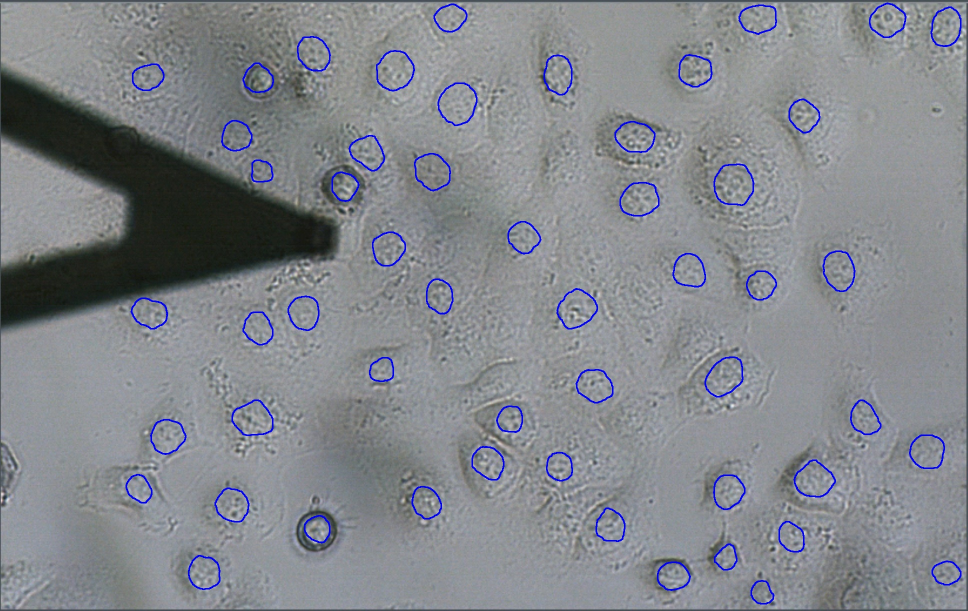
#> input picture Pyramid-Unet/result/nucleus_boundary/path_to_original_image.jpg, 1936 x 1222 px (shown at 1/2 size)
$ python template_matching.py
#> lines starting #> are read from the running program, lines starting #| are printed output that depends on the picture; after the words box and inside, x2 and y2 are one past the last pixel; in counts of white or black regions, pixels touching at a corner belong together
import csv
import os
import time

import pandas as pd
import cv2
import numpy as np
from PIL import Image, ImageDraw, ImageFont
import matplotlib.pyplot as plt
import random

#Probe Tip Match
input_image = cv2.imread('result/nucleus_boundary/path_to_original_image.jpg')
#> input_image is the input picture: shape (1222, 1936, 3); mean B, G, R 140.2, 134.1, 131.1
tempate_image = cv2.imread('Probe.tif')
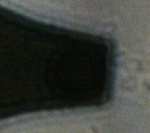
#> input picture Pyramid-Unet/Probe.tif, 150 x 133 px
#> tempate_image is the input picture: shape (133, 150, 3); mean B, G, R 58.5, 63.5, 60.1
coordinate_filex = "box_image/probe_coordinates.csv"
#Get template matching results
result = cv2.matchTemplate(input_image,tempate_image,5)
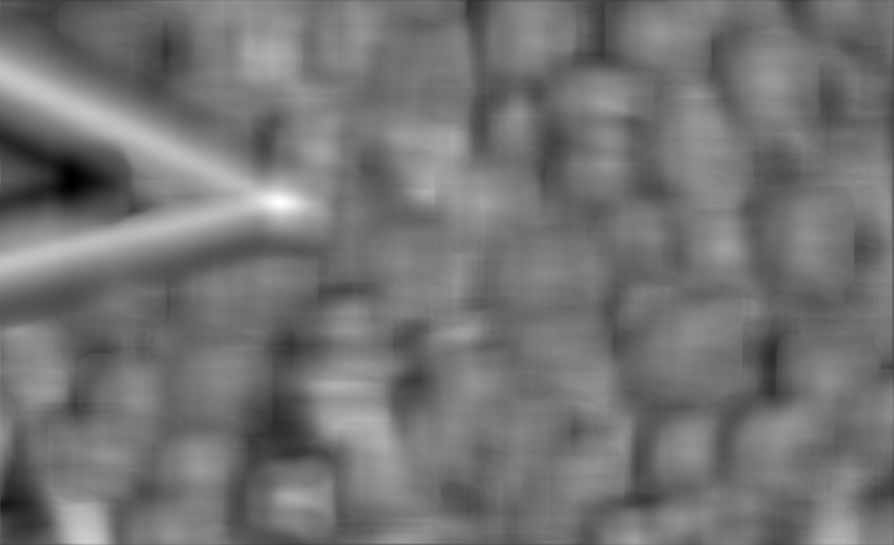
#> result: shape (1090, 1787) float32 (shown at 1/2 size); min -0.771, max 0.915, mean -0.00635; drawn with min black and max white

#Parse results

#Minimum, Maximum, Location of Minimum, Location of Maximum
minVal, maxVal, minLoc, maxLoc = cv2.minMaxLoc(result)
#> minVal = -0.771; maxVal = 0.915; minLoc = (141, 369); maxLoc = (560, 404)
#template height, width, channel
h,w ,channels = tempate_image.shape
#> h = 133; w = 150; channels = 3
#Get probe tip center coordinates
cv2.rectangle(input_image,maxLoc,(maxLoc[0]+w,maxLoc[1]+h),(255,0,0),5)
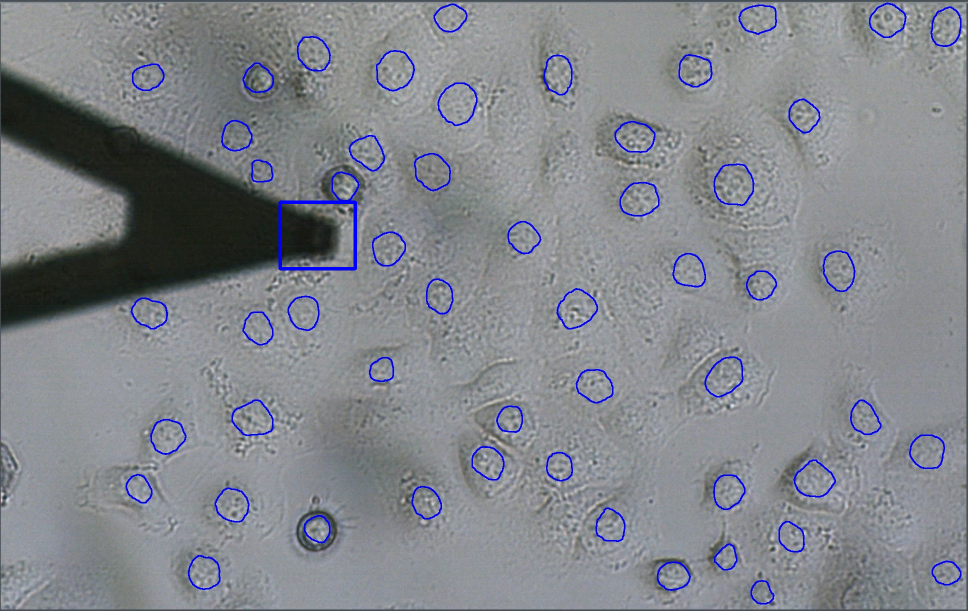
#> input_image: shape (1222, 1936, 3) (shown at 1/2 size); 0.17% of pixels changed, all inside (x1, y1, x2, y2) = (557, 401, 714, 541)
centroid_x = int(maxLoc[0]+(w / 2))
#> centroid_x = 635
centroid_y = int(maxLoc[1]+(h / 2))
#> centroid_y = 470
centroid = (int(centroid_x), int(centroid_y))
#> centroid = (635, 470)

coordinates = []

coordinates.append([0, centroid_x, centroid_y])
#Save coordinate information to CSV file
with open(coordinate_filex, 'w', newline='') as file:
    writer = csv.writer(file)
    writer.writerow(['Index', 'X', 'Y'])  # header
    writer.writerows(coordinates)
coordinates_file = "box_image/coordinates.csv"

#define function, add smallest rectangle box, determine nucleus centroid coordinates and save
def add_min_rect_with_centroid(binary_image_path,target_image_path):

#> called with binary_image_path = 'result/binary_image.jpg'
    binary_image = cv2.imread(binary_image_path, 0)
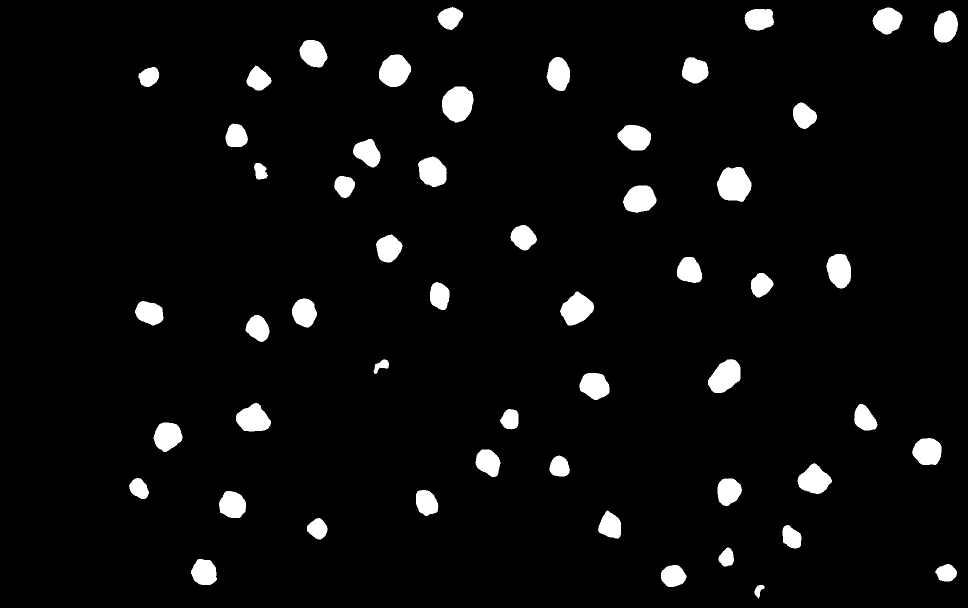
#> input picture Pyramid-Unet/result/binary_image.jpg, 1936 x 1216 px (shown at 1/2 size)
#> binary_image is the input picture: shape (1216, 1936); min 0, max 255, mean 11.4
    target_image=cv2.imread(target_image_path)

    contours, _ = cv2.findContours(binary_image, cv2.RETR_EXTERNAL, cv2.CHAIN_APPROX_SIMPLE)
#> contours = 1051 contours, 996 with area under 20; largest, box (x1, y1, x2, y2) and area: (1432, 328, 1504, 408) 3958, (880, 168, 952, 248) 3657, (752, 104, 824, 176) 3322, (1416, 715, 1488, 792) 3179, (1120, 576, 1192, 656) 3120

    coordinates = []

    i = 0
    for contour in contours:

        area = cv2.contourArea(contour)
        #Remove rectangular boxes smaller than 20x20 and filter out misrecognized interference
        if area < 10 * 10:
            continue
        if area > 400:
            i+=1
        #Calculate centroid coordinates
        M = cv2.moments(contour)
        if M["m00"] != 0:
            centroid_x = int(M["m10"] / M["m00"])
            centroid_y = int(M["m01"] / M["m00"])
            centroid = (centroid_x, centroid_y)
            # Draw the nucleus cross centroid

            # Draw horizontal lines

            cv2.line(target_image, (centroid[0] - 10, centroid[1]), (centroid[0] + 10, centroid[1]), (0, 255, 0), 5)
            #Draw vertical lines
            cv2.line(target_image, (centroid[0], centroid[1] - 10), (centroid[0], centroid[1] + 10), (0, 255, 0), 5)
            #Add coordinate point information to the list
            coordinates.append([i, centroid_x, centroid_y])
#> this loop made 1051 passes
#> (area, centroid_x, centroid_y) on passes 10, 56, 62, 73, 90, 132, 151, 173, 223, 225, 251, 253: (341, 1518, 1180), (1166, 1893, 1145), (1868.5, 1345, 1152), (2189, 407, 1144), (950, 1453, 1113), (1476.5, 1583, 1075), (1289, 634, 1056), (1987, 1219, 1050), (1845, 853, 1004), (2450.5, 464, 1008), (2254, 1456, 981), (1216, 278, 976)
#> area on pass 816: 1976.5
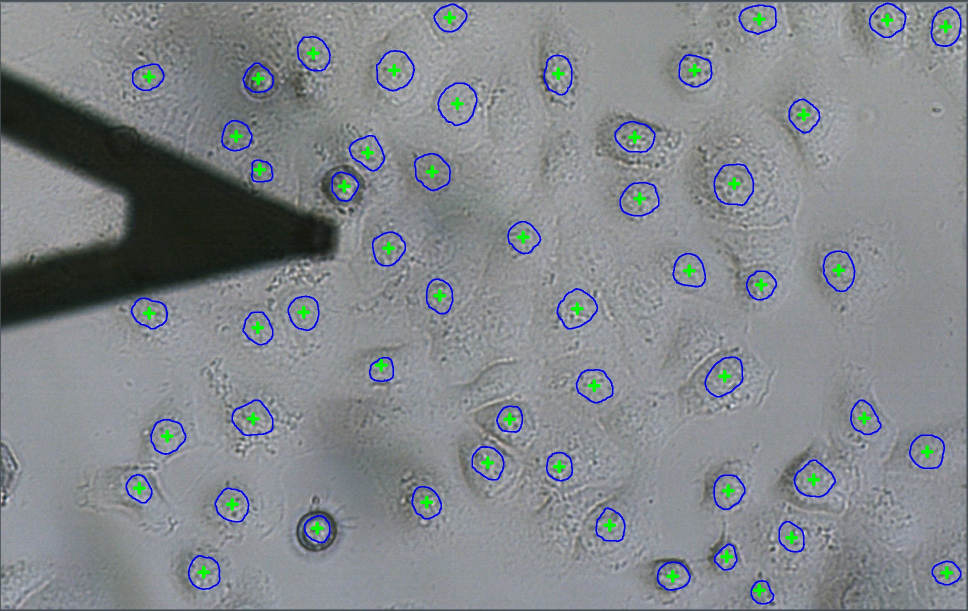
#> target_image: shape (1222, 1936, 3) (shown at 1/2 size); 0.65% of pixels changed, all inside (x1, y1, x2, y2) = (265, 22, 1907, 1194)
#> after the loop, coordinates = 53 items, first 6: [0, 1518, 1180], [1, 1893, 1145], [2, 1345, 1152], [3, 407, 1144], [4, 1453, 1113], [5, 1583, 1075]; i = 52

    cv2.waitKey(0)
    cv2.imwrite('box_image/box_image.tif', target_image)
    #Save coordinate information to CSV file
    with open(coordinates_file, 'w', newline='') as file:
        writer = csv.writer(file)
        writer.writerow(['Index', 'X', 'Y'])  # 表头
        writer.writerows(coordinates)
    cv2.destroyAllWindows()


binary_image_path = "result/binary_image.jpg"
#Draw all the information on this picture
target_image_path = "result/nucleus_boundary/path_to_original_image.jpg"
#Label centroid coordinates for binary images


add_min_rect_with_centroid(binary_image_path,target_image_path)

"#############################  calculates position information  ###################################"

#Get every coordinate
def get_coordinates_from_file(file_path):
#> called with file_path = 'box_image/probe_coordinates.csv'
    coordinates = []
    with open(file_path, 'r') as file:
        reader = csv.reader(file)
        next(reader)  # Skip the first line
        for row in reader:
            coordinate = [int(row[1]), int(row[2])]
            coordinates.append(coordinate)
    return coordinates
#Calculate coordinate differences
def calculate_interpolated_coordinate(coord1, coord2, factor):
    x_diff = int((coord2[0] - coord1[0])*factor)
    y_diff = int((coord2[1] - coord1[1])*factor)
    return x_diff, y_diff

image_path = 'box_image/box_image.tif'
#Tip table file path
file1_path = 'box_image/probe_coordinates.csv'
#Nucleus table file path
file2_path = 'box_image/coordinates.csv'

image = cv2.imread(image_path)
coords1 = get_coordinates_from_file(file1_path)
coords2 = get_coordinates_from_file(file2_path)

#Mark probe tip and nucleus center

for coord1 in coords1:

    cv2.circle(image, tuple(coord1), radius=10, color=(0, 255, 255), thickness=-1)
    cv2.line(image, (centroid[0] - 10, centroid[1]), (centroid[0] + 10, centroid[1]), (0, 255, 255), 5)
    cv2.line(image, (centroid[0], centroid[1] - 10), (centroid[0], centroid[1] + 10), (0, 255, 255), 5)
#> image: shape (1222, 1936, 3); 0.02% of pixels changed, all inside (x1, y1, x2, y2) = (622, 457, 649, 484)

    # for coord2 in coords2:
    #
    #     interpolated_x, interpolated_y = calculate_interpolated_coordinate(coord1, coord2, -0.2)
    #     #Mark the coordinate difference above the cell coordinates
    #     cv2.putText(image, f"({interpolated_y}, {interpolated_x})um", (coord2[0]-50, coord2[1]-40),
    #                 cv2.FONT_HERSHEY_SIMPLEX, 0.5, (0, 0, 0), 2)
    #
    #     image_pil = Image.fromarray(cv2.cvtColor(image, cv2.COLOR_BGR2RGB))
    #     draw = ImageDraw.Draw(image_pil)
        # Loading Calibri fonts
        # font_path = '/full/path/to/calibri.ttf'
        # font = ImageFont.truetype(font_path, 40)
        #text = f"({interpolated_y}, {interpolated_x}) um"
        #position = (coord2[0] - 70, coord2[1] - 70)

cv2.waitKey(0)
cv2.imwrite('box_image/box_image_result.tif',image)
cv2.destroyAllWindows()

"#############################  Delineating the detectable range of probe tip  ###################################"

df = pd.read_csv('box_image/probe_coordinates.csv')
x, y = df.iloc[0]['X'], df.iloc[0]['Y']

image_box = cv2.imread('box_image/box_image_result.tif')

half_side = 250
top_left = (int(x - half_side), int(y - half_side))
bottom_right = (int(x + half_side), int(y + half_side))
#Draw detectable range rectangle on picture
cv2.rectangle(image_box, top_left, bottom_right, (0, 255, 255), 4)
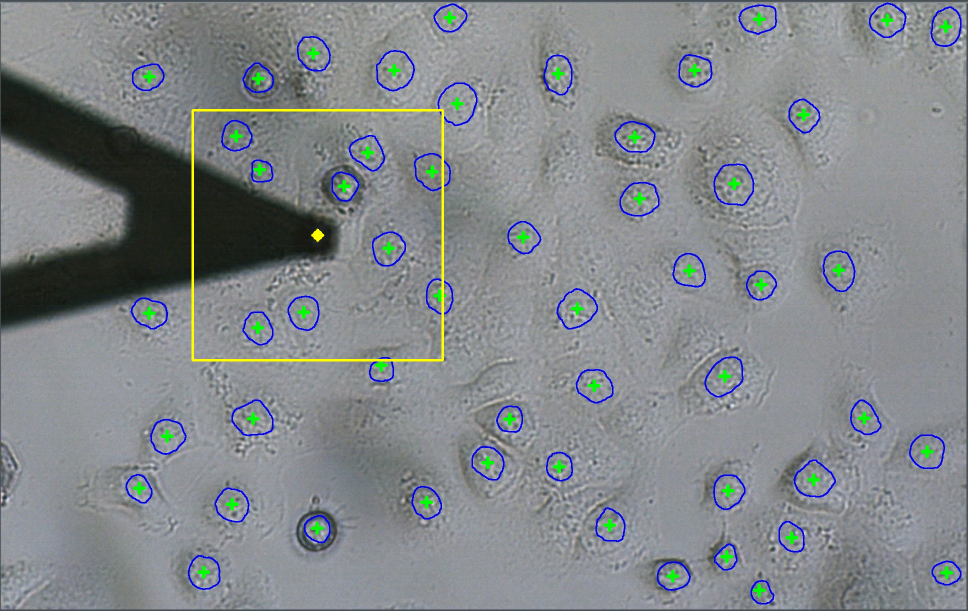
#> image_box: shape (1222, 1936, 3) (shown at 1/2 size); mean B, G, R 138.8, 135.5, 130.8

#cv2.imshow('Image with rectangle', image_box)
cv2.waitKey(0)
cv2.destroyAllWindows()
cv2.imwrite('box_image/box_image_result.tif', image_box)


"####################  Save the distance coordinates of all cells within the detectable range  ############################"

df1 = pd.read_csv('box_image/probe_coordinates.csv')
df2 = pd.read_csv('box_image/coordinates.csv')
coordinate_count = 0
sumCell = 0
x1, y1 = df1.iloc[0]['X'], df1.iloc[0]['Y']

result = pd.DataFrame(columns=['X', 'Y'])

for index, row in df2.iterrows():
    x2, y2 = row['X'], row['Y']
    #Calculate the difference between abscissa and ordinate
    delta_x = x2 - x1
    delta_y = y2 - y1
    #Determine whether the absolute values of the differences between horizontal and vertical coordinates are less than 250
    if abs(delta_x) < 250 and abs(delta_y) < 250:
        if abs(delta_x) > 20 or abs(delta_y) > 20:
            #Calculate the actual distance from the center of each cell nucleus to the probe tip

            # Actual distance per pixel
            factor = -0.02e-5
            delta_x_new = float (delta_x * factor)
            delta_y_new = float (delta_y * factor)
            coordinate_count += 1
            sumCell += coordinate_count
#> (the run stopped early here; a loop or call above may not have finished)
